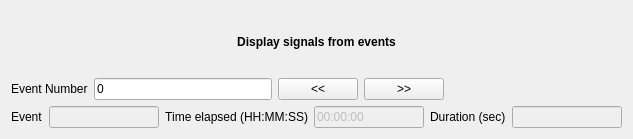
<?xml version="1.0" encoding="UTF-8"?>
<ui version="4.0">
 <class>DetrendSignalResultsView</class>
  <widget class="QWidget" name="DetrendSignalResultsView">
  <property name="geometry">
   <rect>
    <x>0</x>
    <y>0</y>
    <width>633</width>
    <height>139</height>
   </rect>
  </property>
  <property name="windowTitle">
   <string>Form</string>
  </property>
  <layout class="QGridLayout" name="gridLayout">
   <item row="0" column="0">
    <layout class="QVBoxLayout" name="verticalLayout">
     <item>
      <layout class="QHBoxLayout" name="horizontalLayout_2">
       <item>
        <widget class="QLabel" name="label_2">
         <property name="font">
          <font>
           <weight>75</weight>
           <bold>true</bold>
          </font>
         </property>
         <property name="text">
          <string>Display signals from events</string>
         </property>
         <property name="alignment">
          <set>Qt::AlignCenter</set>
         </property>
        </widget>
       </item>
      </layout>
     </item>
     <item>
      <layout class="QHBoxLayout" name="horizontalLayout">
       <item>
        <widget class="QLabel" name="label_4">
         <property name="text">
          <string>Event Number</string>
         </property>
        </widget>
       </item>
       <item>
        <widget class="QLineEdit" name="event_index_lineEdit">
         <property name="text">
          <string>0</string>
         </property>
        </widget>
       </item>
       <item>
        <widget class="QPushButton" name="prev_but">
         <property name="enabled">
          <bool>true</bool>
         </property>
         <property name="toolTip">
          <string>Display the previous window (window length will be added to the time elapsed).</string>
         </property>
         <property name="text">
          <string>&lt;&lt;</string>
         </property>
        </widget>
       </item>
       <item>
        <widget class="QPushButton" name="next_but">
         <property name="enabled">
          <bool>true</bool>
         </property>
         <property name="toolTip">
          <string>Display the next window (window length will be added to the time elapsed).</string>
         </property>
         <property name="text">
          <string>&gt;&gt;</string>
         </property>
        </widget>
       </item>
       <item>
        <spacer name="horizontalSpacer">
         <property name="orientation">
          <enum>Qt::Horizontal</enum>
         </property>
         <property name="sizeHint" stdset="0">
          <size>
           <width>40</width>
           <height>20</height>
          </size>
         </property>
        </spacer>
       </item>
      </layout>
     </item>
     <item>
      <layout class="QVBoxLayout" name="verticalLayout_2">
       <item>
        <layout class="QHBoxLayout" name="horizontalLayout_3">
         <item>
          <widget class="QLabel" name="label">
           <property name="text">
            <string>Event</string>
           </property>
          </widget>
         </item>
         <item>
          <widget class="QLineEdit" name="event_lineEdit">
           <property name="enabled">
            <bool>false</bool>
           </property>
          </widget>
         </item>
         <item>
          <widget class="QLabel" name="time_label">
           <property name="layoutDirection">
            <enum>Qt::LeftToRight</enum>
           </property>
           <property name="text">
            <string>Time elapsed (HH:MM:SS)</string>
           </property>
           <property name="alignment">
            <set>Qt::AlignRight|Qt::AlignTrailing|Qt::AlignVCenter</set>
           </property>
          </widget>
         </item>
         <item>
          <widget class="QLineEditLive" name="time_lineedit">
           <property name="enabled">
            <bool>false</bool>
           </property>
           <property name="toolTip">
            <string>Time elapsed since the beginning of the recording (ex. 01:10:5.5)
Press enter to display the detection window.</string>
           </property>
           <property name="text">
            <string notr="true">00:00:00</string>
           </property>
          </widget>
         </item>
         <item>
          <widget class="QLabel" name="duration_label">
           <property name="text">
            <string>Duration (sec)</string>
           </property>
          </widget>
         </item>
         <item>
          <widget class="QLineEdit" name="duration_lineEdit">
           <property name="enabled">
            <bool>false</bool>
           </property>
          </widget>
         </item>
        </layout>
       </item>
      </layout>
     </item>
     <item>
      <layout class="QVBoxLayout" name="result_layout"/>
     </item>
    </layout>
   </item>
  </layout>
 </widget>
 <customwidgets>
  <customwidget>
   <class>QLineEditLive</class>
   <extends>QLineEdit</extends>
   <header>widgets.QLineEditLive</header>
  </customwidget>
 </customwidgets>
 <resources/>
 <connections>
  <connection>
   <sender>next_but</sender>
   <signal>clicked()</signal>
   <receiver>DetrendSignalResultsView</receiver>
   <slot>on_next_button()</slot>
   <hints>
    <hint type="sourcelabel">
     <x>435</x>
     <y>64</y>
    </hint>
    <hint type="destinationlabel">
     <x>269</x>
     <y>138</y>
    </hint>
   </hints>
  </connection>
  <connection>
   <sender>prev_but</sender>
   <signal>clicked()</signal>
   <receiver>DetrendSignalResultsView</receiver>
   <slot>on_prev_button()</slot>
   <hints>
    <hint type="sourcelabel">
     <x>354</x>
     <y>64</y>
    </hint>
    <hint type="destinationlabel">
     <x>269</x>
     <y>138</y>
    </hint>
   </hints>
  </connection>
  <connection>
   <sender>event_index_lineEdit</sender>
   <signal>editingFinished()</signal>
   <receiver>DetrendSignalResultsView</receiver>
   <slot>on_event_index_changed()</slot>
   <hints>
    <hint type="sourcelabel">
     <x>183</x>
     <y>56</y>
    </hint>
    <hint type="destinationlabel">
     <x>168</x>
     <y>74</y>
    </hint>
   </hints>
  </connection>
 </connections>
 <slots>
  <slot>on_choose_button()</slot>
  <slot>on_show_button()</slot>
  <slot>on_next_button()</slot>
  <slot>on_prev_button()</slot>
  <slot>on_event_index_changed()</slot>
 </slots>
</ui>
